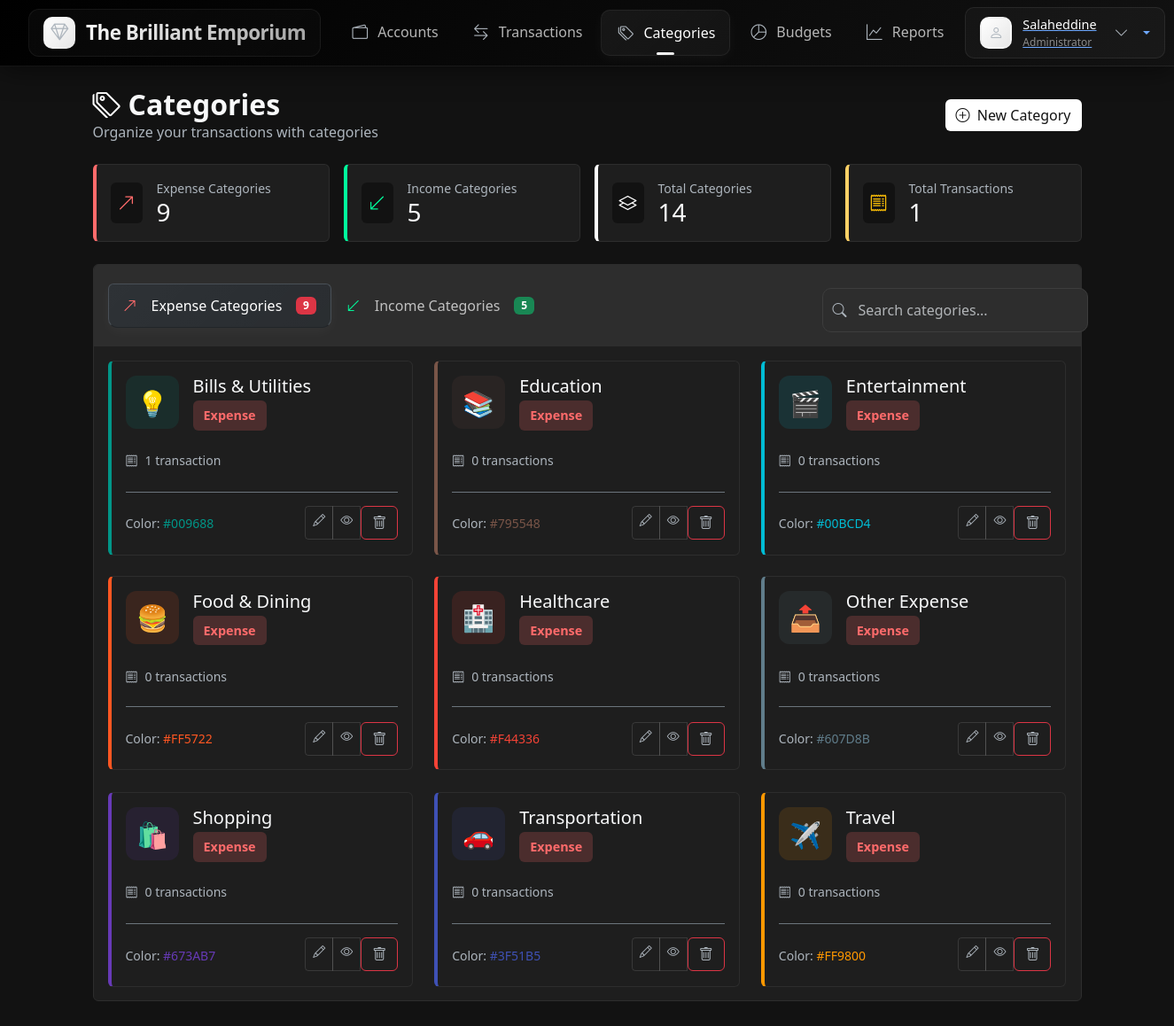
Screenshot of /categories/ (signed in) with the database file from the repository.
### models.py (models this page shows, shortened)
class User(db.Model, UserMixin):
    __tablename__ = 'users'
    id = db.Column(db.Integer, primary_key=True)
    email = db.Column(db.String(120), unique=True, nullable=False, index=True)
    name = db.Column(db.String(100), nullable=False)
    hashed_password = db.Column(db.String(256), nullable=False)
    created_at = db.Column(db.DateTime, default=datetime.utcnow, nullable=False)
    last_login = db.Column(db.DateTime, nullable=True)
    accounts = relationship("Account", back_populates="user", cascade="all, delete-orphan")
    categories = relationship("Category", back_populates="user", cascade="all, delete-orphan")
    transactions = relationship("Transaction", back_populates="user", cascade="all, delete-orphan")
    budgets = relationship("Budget", back_populates="user", cascade="all, delete-orphan")

class Category(db.Model):
    __tablename__ = 'categories'
    id = db.Column(db.Integer, primary_key=True)
    name = db.Column(db.String(100), nullable=False)
    type = db.Column(db.Enum(TransactionType), nullable=False)  # 'income' or 'expense'
    icon = db.Column(db.String(50), default='📁')  # Optional: for UI
    color = db.Column(db.String(7), default='#808080')  # Hex color
    created_at = db.Column(db.DateTime, default=datetime.utcnow, nullable=False)
    user_id = db.Column(db.Integer, ForeignKey('users.id', ondelete='CASCADE'), nullable=True)  # Null for system categories
    parent_id = db.Column(db.Integer, ForeignKey('categories.id', ondelete='SET NULL'), nullable=True)
    is_system = db.Column(db.Boolean, default=False)  # System categories can't be deleted
    is_active = db.Column(db.Boolean, default=True)
    user = relationship("User", back_populates="categories")
    parent = relationship("Category", remote_side=[id], backref=backref("subcategories", cascade="all, delete-orphan"))
    transactions = relationship("Transaction", back_populates="category")
    budgets = relationship("Budget", back_populates="category")
    __table_args__ = (
        db.Index('idx_category_user_type', 'user_id', 'type'),
        db.Index('idx_category_parent', 'parent_id'),
    )

### routes/categories.py (the view)
@categories_bp.route('/')
@login_required
def index():
    expense_categories = Category.query.filter_by(
        user_id=current_user.id,
        type=TransactionType.EXPENSE,
        is_active=True
    ).order_by(Category.name).all()
    income_categories = Category.query.filter_by(
        user_id=current_user.id,
        type=TransactionType.INCOME,
        is_active=True
    ).order_by(Category.name).all()
    all_categories = expense_categories + income_categories
    for category in all_categories:
        category.transaction_count = Transaction.query.filter_by(
            category_id=category.id,
            user_id=current_user.id
        ).count()
        category.subcategories = Category.query.filter_by(
            parent_id=category.id,
            is_active=True
        ).all()
    return render_template('categories/index.html',
                         expense_categories=expense_categories,
                         income_categories=income_categories)

### templates/categories/index.html (shortened to what this page needs)
{% extends "accounts/layout.html" %}
{% block main %}
<div class="container py-4">
    <div class="d-flex justify-content-between align-items-center mb-4">
        <div>
            <h1 class="h2 fw-bold mb-0"><i class="bi bi-tags text-accent me-2"></i>Categories</h1>
            <p class="text-gray mb-0">Organize your transactions with categories</p>
        </div>
        <a href="{{ url_for('categories.create') }}" class="btn btn-accent btn-hover-effect">
            <i class="bi bi-plus-circle me-1"></i> New Category
        </a>
    </div>
    <div class="row g-3 mb-4">
        <div class="col-md-3">
            <div class="card h-100 category-card" style="border-left-color: var(--error);">
                <div class="card-body">
                    <div class="d-flex align-items-center">
                        <div class="bg-dark-gray rounded p-2 me-3">
                            <i class="bi bi-arrow-up-right text-danger fs-5"></i>
                        </div>
                        <div>
                            <div class="text-gray small">Expense Categories</div>
                            <h3 class="mb-0">{{ expense_categories|length }}</h3>
                        </div>
                    </div>
                </div>
            </div>
        </div>
        <div class="col-md-3">
            <div class="card h-100 category-card" style="border-left-color: var(--success);">
                <div class="card-body">
                    <div class="d-flex align-items-center">
                        <div class="bg-dark-gray rounded p-2 me-3">
                            <i class="bi bi-arrow-down-left text-success fs-5"></i>
                        </div>
                        <div>
                            <div class="text-gray small">Income Categories</div>
                            <h3 class="mb-0">{{ income_categories|length }}</h3>
                        </div>
                    </div>
                </div>
            </div>
        </div>
        <div class="col-md-3">
            <div class="card h-100 category-card" style="border-left-color: var(--accent);">
                <div class="card-body">
                    <div class="d-flex align-items-center">
                        <div class="bg-dark-gray rounded p-2 me-3">
                            <i class="bi bi-layers text-accent fs-5"></i>
                        </div>
                        <div>
                            <div class="text-gray small">Total Categories</div>
                            <h3 class="mb-0">{{ (expense_categories|length) + (income_categories|length) }}</h3>
                        </div>
                    </div>
                </div>
            </div>
        </div>
        <div class="col-md-3">
            <div class="card h-100 category-card" style="border-left-color: var(--warning);">
                <div class="card-body">
                    <div class="d-flex align-items-center">
                        <div class="bg-dark-gray rounded p-2 me-3">
                            <i class="bi bi-receipt text-warning fs-5"></i>
                        </div>
                        <div>
                            <div class="text-gray small">Total Transactions</div>
                            <h3 class="mb-0">{{ expense_categories|sum(attribute='transaction_count') + income_categories|sum(attribute='transaction_count') }}</h3>
                        </div>
                    </div>
                </div>
            </div>
        </div>
    </div>
    <div class="card">
        <div class="card-header card-header-with-search border-0">
            <div class="tabs-container">
                <ul class="nav nav-tabs border-0" id="categoryTabs" role="tablist">
                    <li class="nav-item" role="presentation">
                        <button class="nav-link active btn-hover-effect" id="expense-tab" data-bs-toggle="tab" data-bs-target="#expense" type="button">
                            <i class="bi bi-arrow-up-right text-danger me-2"></i>Expense Categories
                            <span class="badge bg-danger ms-2">{{ expense_categories|length }}</span>
                        </button>
                    </li>
                    <li class="nav-item" role="presentation">
                        <button class="nav-link btn-hover-effect" id="income-tab" data-bs-toggle="tab" data-bs-target="#income" type="button">
                            <i class="bi bi-arrow-down-left text-success me-2"></i>Income Categories
                            <span class="badge bg-success ms-2">{{ income_categories|length }}</span>
                        </button>
                    </li>
                </ul>
            </div>
            <div class="search-wrapper">
                <div class="search-container">
                    <i class="bi bi-search search-icon"></i>
                    <input type="text" class="form-control search-input" id="categorySearch" placeholder="Search categories...">
                </div>
            </div>
        </div>
        <div class="card-body">
            <div class="tab-content" id="categoryTabsContent">
                <div class="tab-pane fade show active" id="expense" role="tabpanel">
                    {% if expense_categories %}
                    <div class="row g-4" id="expenseCategoriesContainer">
                        {% for category in expense_categories %}
                        <div class="col-md-6 col-lg-4 category-item"
                             data-name="{{ category.name|lower }}"
                             data-description="{{ category.parent.name|lower if category.parent else '' }}">
                            <div class="card category-card h-100" style="border-left-color: {{ category.color }};">
                                <div class="card-body">
                                    <div class="d-flex align-items-start mb-3">
                                        <div class="category-icon me-3" style="background-color: {{ category.color }}20;">
                                            <span style="color: {{ category.color }};">{{ category.icon }}</span>
                                        </div>
                                        <div class="flex-grow-1">
                                            <div class="d-flex align-items-center mb-1">
                                                <h5 class="mb-0 me-2">{{ category.name }}</h5>
                                            </div>
                                            <div class="d-flex align-items-center mb-2">
                                                <span class="type-badge expense me-2">Expense</span>
                                            </div>
                                        </div>
                                    </div>
                                    <div class="mb-3">
                                        <div class="d-flex align-items-center text-gray small mb-1">
                                            <i class="bi bi-receipt me-2"></i>
                                            <span>{{ category.transaction_count if category.transaction_count else 0 }} transaction{{ 's' if category.transaction_count != 1 else '' }}</span>
                                        </div>
                                    </div>
                                    <div class="d-flex justify-content-between align-items-center mt-4 pt-3 border-top border-secondary">
                                        <span class="text-gray small">Color: <span style="color: {{ category.color }};">{{ category.color }}</span></span>
                                        <div class="btn-group btn-group-sm">
                                            {% if not category.is_system %}
                                            <a href="{{ url_for('categories.edit', category_id=category.id) }}"
                                               class="btn btn-outline-accent btn-hover-effect" title="Edit">
                                                <i class="bi bi-pencil"></i>
                                            </a>
                                            {% endif %}
                                            <a href="{{ url_for('transactions.index') }}?category_id={{ category.id }}"
                                               class="btn btn-outline-accent btn-hover-effect" title="View Transactions">
                                                <i class="bi bi-eye"></i>
                                            </a>
                                            {% if not category.is_system %}
                                            <form method="POST" action="{{ url_for('categories.delete', category_id=category.id) }}"
                                                  class="d-inline" onsubmit="return confirm('Delete this category?');">
                                                <button type="submit" class="btn btn-outline-danger btn-hover-effect" title="Delete">
                                                    <i class="bi bi-trash"></i>
                                                </button>
                                            </form>
                                            {% endif %}
                                        </div>
                                    </div>
                                </div>
                            </div>
                        </div>
                        {% endfor %}
                    </div>
                    {% endif %}
                </div>
            </div>
        </div>
    </div>
</div>
{% endblock %}

### templates/accounts/layout.html (shortened to what this page needs)
<!DOCTYPE html>
<html lang="en" data-bs-theme="dark">
<head>
    <link href="{{ url_for('static', filename='css/style.css') }}" rel="stylesheet">
    <link href="https://cdn.jsdelivr.net/npm/bootstrap@5.3.3/dist/css/bootstrap.min.css" rel="stylesheet">
    <link href="https://cdnjs.cloudflare.com/ajax/libs/bootstrap-icons/1.8.1/font/bootstrap-icons.min.css" rel="stylesheet">
</head>
<body>
    <nav class="navbar navbar-expand-lg">
        <div class="navbar-container container-fluid">
            <a class="navbar-brand" href="{{ url_for('index') }}">
                <span class="brand-icon">
                    <i class="bi bi-gem"></i>
                </span>
                <span class="brand-text">The Brilliant Emporium</span>
            </a>
            <div class="collapse navbar-collapse" id="mainNavbar">
                <ul class="navbar-nav mx-auto">
                    <li class="nav-item">
                        <a class="nav-link" href="{{ url_for('accounts.index') }}">
                            <span class="nav-icon">
                                <i class="bi bi-wallet2"></i>
                            </span>
                            <span>Accounts</span>
                        </a>
                    </li>
                    <li class="nav-item">
                        <a class="nav-link" href="{{ url_for('transactions.index') }}">
                            <span class="nav-icon">
                                <i class="bi bi-arrow-left-right"></i>
                            </span>
                            <span>Transactions</span>
                        </a>
                    </li>
                    <li class="nav-item">
                        <a class="nav-link" href="{{ url_for('categories.index') }}">
                            <span class="nav-icon">
                                <i class="bi bi-tags"></i>
                            </span>
                            <span>Categories</span>
                        </a>
                    </li>
                    <li class="nav-item">
                        <a class="nav-link" href="{{ url_for('budgets.index') }}">
                            <span class="nav-icon">
                                <i class="bi bi-pie-chart"></i>
                            </span>
                            <span>Budgets</span>
                        </a>
                    </li>
                    <li class="nav-item">
                        <a class="nav-link" href="{{ url_for('reports.index') }}">
                            <span class="nav-icon">
                                <i class="bi bi-graph-up"></i>
                            </span>
                            <span>Reports</span>
                        </a>
                    </li>
                </ul>
                <div class="user-dropdown nav-item dropdown">
                    <a class="dropdown-toggle" href="#" id="userDropdown" role="button"
                       data-bs-toggle="dropdown" aria-expanded="false">
                        <div class="user-avatar">
                            <i class="bi bi-person"></i>
                        </div>
                        <div class="d-flex flex-column text-start">
                            <span class="user-name">{{ current_user.name }}</span>
                            <span class="user-role">Administrator</span>
                        </div>
                        <i class="bi bi-chevron-down ms-2"></i>
                    </a>
                </div>
            </div>
        </div>
    </nav>
    <main class="pb-5">
        {% block main %}{% endblock %}
    </main>
</body>
</html>

### rows the page displays
User: name "Salaheddine"
Category: icon "💡", name "Bills & Utilities", transaction_count "1", color "#009688"
Category: icon "📚", name "Education", is_system "0", transaction_count "s", color "#795548"
Category: icon "🎬", name "Entertainment", is_system "0", transaction_count "s", color "#00BCD4"
Category: icon "🍔", name "Food & Dining", is_system "0", transaction_count "s", color "#FF5722"
Category: icon "🏥", name "Healthcare", is_system "0", transaction_count "s", color "#F44336"
Category: icon "📤", name "Other Expense", is_system "0", transaction_count "s", color "#607D8B"
Category: icon "🛍️", name "Shopping", is_system "0", transaction_count "s", color "#673AB7"
Category: icon "🚗", name "Transportation", is_system "0", transaction_count "s", color "#3F51B5"
Category: icon "✈️", name "Travel", is_system "0", transaction_count "s", color "#FF9800"

### other values shown
{{ expense_categories|length }} "9"
{{ income_categories|length }} "5"
{{ (expense_categories|length) + (income_categories|length) }} "14"
